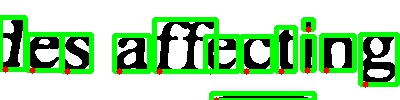
#> input picture BindingBox_latest2.jpg, 400 x 100 px, found by its file name
$ python -i adapt_thresh.py   (imports and definitions only)   (older library calls are emulated)
#> lines starting #> are read from the running program, lines starting #| are printed output that depends on the picture; after the words box and inside, x2 and y2 are one past the last pixel; in counts of white or black regions, pixels touching at a corner belong together
#!/usr/bin/env python3
# -*- coding: utf-8 -*-
"""
Created on Fri Dec 21 23:41:29 2018

@author: bharat
"""

import cv2
import os
import numpy as np
import matplotlib.pyplot as plt
#from pyimagesearch import imutils
import imutils
import csv

def sort_contours(cnts, method="left-to-right"):
	# initialize the reverse flag and sort index
	reverse = False
	i = 0

	# handle if we need to sort in reverse
	if method == "right-to-left" or method == "bottom-to-top":
		reverse = True

	# handle if we are sorting against the y-coordinate rather than
	# the x-coordinate of the bounding box
	if method == "top-to-bottom" or method == "bottom-to-top":
		i = 1

	# construct the list of bounding boxes and sort them from top to
	# bottom
	boundingBoxes = [cv2.boundingRect(c) for c in cnts]
	(cnts, boundingBoxes) = zip(*sorted(zip(cnts, boundingBoxes),
		key=lambda b:b[1][i], reverse=reverse))

	# return the list of sorted contours and bounding boxes
	return (cnts, boundingBoxes)
def adapt(image_path):
#> called with image_path = 'BindingBox_latest2.jpg'
    path = 'crop'
    path2 ='adapt'
    im_path = os.path.join(path,image_path)
    out_path = os.path.join(path2, image_path)
    img1 = cv2.imread(im_path)
#> img1 is the input picture: shape (100, 400, 3); mean B, G, R 166, 212.9, 167.7
    img2 = cv2.medianBlur(img1, 5)
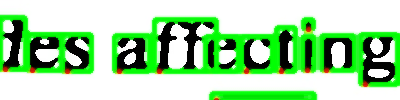
#> img2: shape (100, 400, 3); mean B, G, R 162.1, 216, 163.9
    img = cv2.cvtColor(img2, cv2.COLOR_BGR2GRAY)
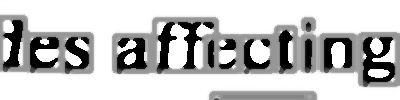
#> img: shape (100, 400); min 0, max 255, mean 194.3

    #ret,th1 = cv2.threshold(img,127,255,cv2.THRESH_BINARY)
    th2 = cv2.adaptiveThreshold(img,255,cv2.ADAPTIVE_THRESH_MEAN_C,cv2.THRESH_BINARY,75,10)
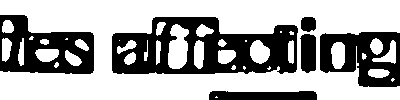
#> th2: shape (100, 400); 65.2% white; 6 black regions, box (x1, y1, x2, y2) and area: (112, 17, 298, 74) 6245, (0, 15, 94, 74) 3248, (320, 32, 400, 87) 2778, (209, 91, 317, 100) 886, (300, 34, 316, 73) 548, (301, 17, 316, 32) 195
    #th3 = cv2.adaptiveThreshold(img,255,cv2.ADAPTIVE_THRESH_GAUSSIAN_C,cv2.THRESH_BINARY,11,2)
    th4 = cv2.bitwise_not(th2)
#> th4: shape (100, 400); 34.8% white; 6 white regions

    cv2.imwrite(out_path,th4)
    #cv2.imwrite('adtm.jpg',th2)
    #cv2.imwrite('adtg.jpg',th3)
    #cv2.imwrite('otsu.jpg',th1)


    img3 =cv2.imread(out_path)
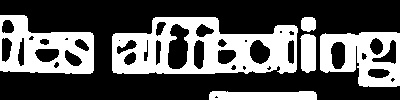
#> img3: shape (100, 400, 3); min 0, max 255, mean 88.6
    _,contours, hierarchy = cv2.findContours(th4,cv2.RETR_EXTERNAL,cv2.CHAIN_APPROX_SIMPLE)
#> contours = 6 contours; box (x1, y1, x2, y2) and area: (112, 17, 298, 74) 8370, (0, 15, 94, 74) 4138, (320, 32, 400, 87) 3530, (209, 91, 317, 100) 776, (300, 34, 316, 73) 500, (301, 17, 316, 32) 171

    contours = sorted(contours, key=cv2.contourArea, reverse=True)[:len(contours)]
    (contours, boundingBoxes) = sort_contours(contours, method=True)
#> in sort_contours, `boundingBoxes = [cv2.boundingRect(c) for c in cnts]`: boundingBoxes = [(112, 17, 186, 57), (0, 15, 94, 59), (320, 32, 80, 55), (209, 91, 108, 9), (300, 34, 16, 39), (301, 17, 15, 15)]
#> in sort_contours, `(cnts, boundingBoxes) = zip(*sorted(zip(cnts, boundingBoxes), key=lamb..`: cnts has the same summary as contours in adapt; boundingBoxes = ((0, 15, 94, 59), (112, 17, 186, 57), (209, 91, 108, 9), (300, 34, 16, 39), (301, 17, 15, 15), (320, 32, 80, 55))


    l = []

    for cnt in contours:
        x,y,w,h = cv2.boundingRect(cnt)
        #bound the images
        cv2.rectangle(img3,(x,y),(x+w,y+h),(255,0,255),3)
        cv2.circle(img3,(x+5,y+h),3,(255,255,0),-1)
        a =[y,x,w,h]
        b = [y+h,x]
        l.append(a)
#> this loop made 6 passes
#> (x, y, w, h, a, b) on passes 1 to 6: (0, 15, 94, 59, [15, 0, 94, 59], [74, 0]), (112, 17, 186, 57, [17, 112, 186, 57], [74, 112]), (209, 91, 108, 9, [91, 209, 108, 9], [100, 209]), (300, 34, 16, 39, [34, 300, 16, 39], [73, 300]), (301, 17, 15, 15, [17, 301, 15, 15], [32, 301]), (320, 32, 80, 55, [32, 320, 80, 55], [87, 320])
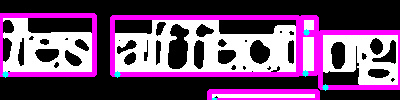
#> img3: shape (100, 400, 3); 15.98% of pixels changed, all inside (x1, y1, x2, y2) = (0, 13, 400, 100)
#> after the loop, l = [[15, 0, 94, 59], [17, 112, 186, 57], [91, 209, 108, 9], [34, 300, 16, 39], [17, 301, 15, 15], [32, 320, 80, 55]]

    l = sorted(l, key=lambda tup: (tup[0],tup[1]))
#> l = [[15, 0, 94, 59], [17, 112, 186, 57], [17, 301, 15, 15], [32, 320, 80, 55], [34, 300, 16, 39], [91, 209, 108, 9]]
    #j = 4
    #cv2.line(img3, l[j], l[j+1], (255, 255, 0), 5)
    #cv2.line(img3, l[j+1], l[j+2], (255, 255, 0), 5)

    i=0
    for cnt in contours:
        x,y,w,h = cv2.boundingRect(cnt)
        #following if statement is to ignore the noises and save the images which are of normal size(character)
        #In order to write more general code, than specifying the dimensions as 100,
        # number of characters should be divided by word dimension
        if w>100 and h>100:
            #save individual images
            cv2.imwrite(str(i)+".jpg",th4[y:y+h,x:x+w])
            i=i+1
#> this loop made 6 passes
#> after the loop, i = 0
    #cv2.namedWindow('BindingBox', cv2.WINDOW_NORMAL)

    img4 = cv2.bitwise_not(img3)
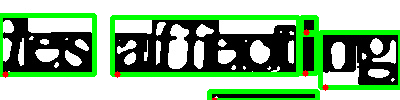
#> img4: shape (100, 400, 3); mean B, G, R 139.4, 179.2, 140.4
    cv2.imwrite('out2.jpg',img4)


# [9 lines of commented-out code are left out]


>>> result = adapt('BindingBox_latest2.jpg')

$ run again, on PAI.jpg
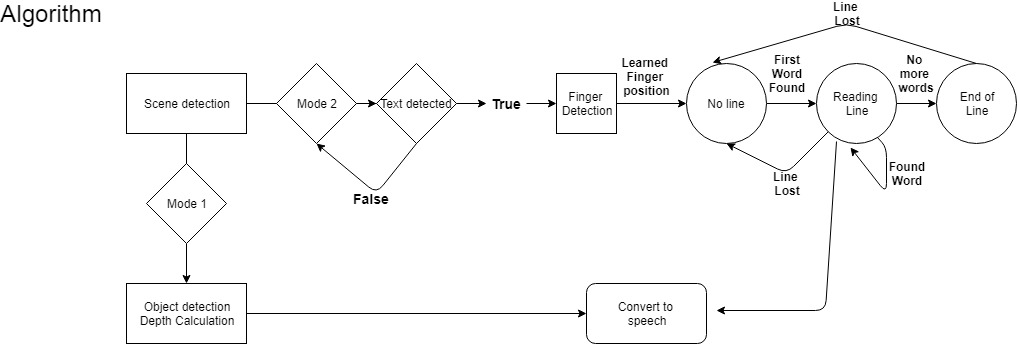
#> input picture PAI.jpg, 1017 x 344 px, found by its file name
#> in adapt, img1 is the input picture: shape (344, 1017, 3); min 0, max 255, mean 248.9
#> th2: shape (344, 1017); 97.9% white; 99 black regions (37 under 20 px), largest, box (x1, y1, x2, y2) and area: (0, 5, 101, 27) 899, (562, 107, 611, 115) 269, (408, 99, 453, 108) 266
#> th4: shape (344, 1017); 2.1% white; 99 white regions (37 under 20 px)
#> contours = 99 contours, 48 with area under 20; largest, box (x1, y1, x2, y2) and area: (0, 5, 101, 27) 832, (562, 107, 611, 115) 226, (408, 99, 453, 108) 216, (833, 92, 876, 102) 204, (184, 303, 229, 311) 172
#> in sort_contours, `boundingBoxes = [cv2.boundingRect(c) for c in cnts]`: boundingBoxes = 99 items, first 6: (0, 5, 101, 22), (562, 107, 49, 8), (408, 99, 45, 9), (833, 92, 43, 10), (184, 303, 45, 8), (625, 87, 43, 9)
#> in sort_contours, `(cnts, boundingBoxes) = zip(*sorted(zip(cnts, boundingBoxes), key=lamb..`: cnts has the same summary as contours in adapt; boundingBoxes = 99 items, first 6: (0, 5, 101, 22), (127, 342, 119, 2), (145, 100, 31, 8), (145, 304, 2, 2), (147, 319, 6, 5), (151, 303, 22, 8)
#> the loop in adapt, `for cnt in contours:` made 99 passes
#> (x, y, w, h, a, b) on passes 1, 2, 3, 5, 6, 10, 12, 13: (0, 5, 101, 22, [5, 0, 101, 22], [27, 0]), (127, 342, 119, 2, [342, 127, 119, 2], [344, 127]), (145, 100, 31, 8, [100, 145, 31, 8], [108, 145]), (147, 319, 6, 5, [319, 147, 6, 5], [324, 147]), (151, 303, 22, 8, [303, 151, 22, 8], [311, 151]), (167, 200, 28, 8, [200, 167, 28, 8], [208, 167]), (174, 303, 4, 6, [303, 174, 4, 6], [309, 174]), (183, 100, 25, 8, [100, 183, 25, 8], [108, 183])
#> after the loop in adapt, `for cnt in contours:`:
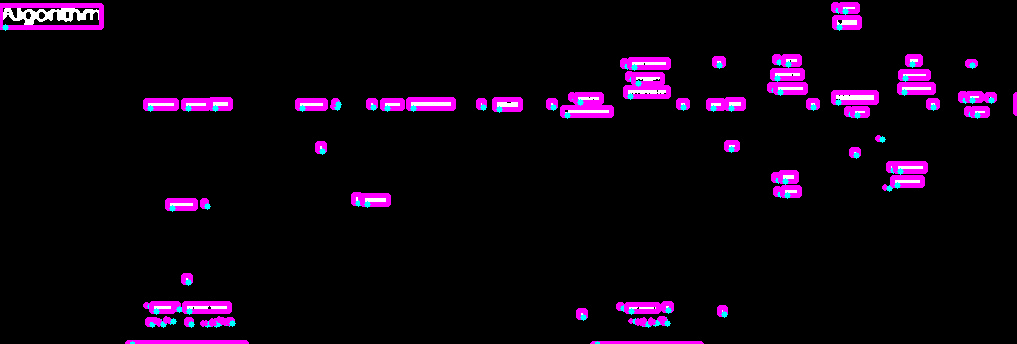
#> img3: shape (344, 1017, 3); mean B, G, R 15.9, 4, 14.3
#> after the loop in adapt, `for cnt in contours:`: l = 99 items, first 6: [5, 0, 101, 22], [342, 127, 119, 2], [100, 145, 31, 8], [304, 145, 2, 2], [319, 147, 6, 5], [303, 151, 22, 8]
#> in adapt, `l = sorted(l, key=lambda tup: (tup[0],tup[1]))`: l = 99 items, first 6: [4, 833, 4, 6], [4, 840, 17, 7], [5, 0, 101, 22], [17, 834, 25, 10], [56, 774, 5, 6], [56, 783, 16, 8]
#> the loop in adapt, `for cnt in contours:` made 99 passes
#> (x, y, w, h) on passes 1, 2, 3, 5, 6, 10, 12, 13: (0, 5, 101, 22), (127, 342, 119, 2), (145, 100, 31, 8), (147, 319, 6, 5), (151, 303, 22, 8), (167, 200, 28, 8), (174, 303, 4, 6), (183, 100, 25, 8)
#> after the loop in adapt, `for cnt in contours:`: i = 0
#> in adapt, `img4 = cv2.bitwise_not(img3)`:
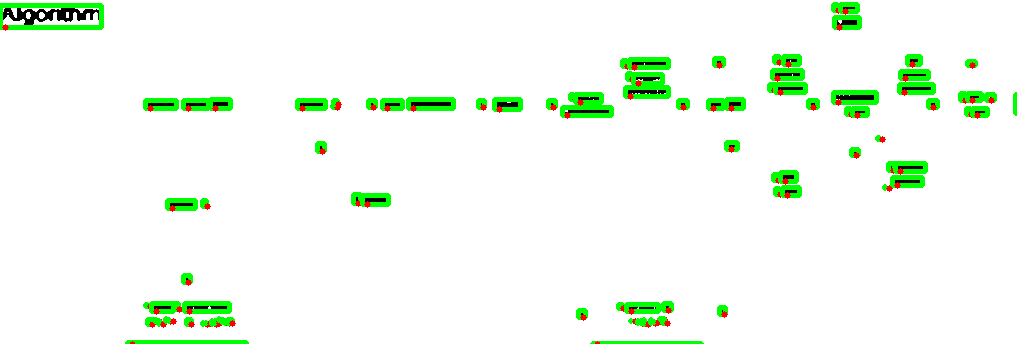
#> img4: shape (344, 1017, 3); mean B, G, R 239.1, 251, 240.7

$ run again, on PAI2.jpg
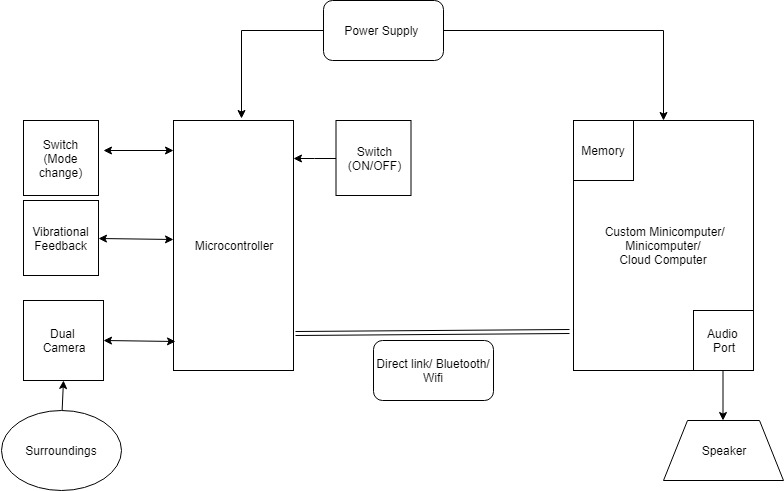
#> input picture PAI2.jpg, 784 x 491 px, found by its file name
#> in adapt, img1 is the input picture: shape (491, 784, 3); min 0, max 255, mean 249.1
#> th2: shape (491, 784); 98.3% white; 76 black regions (27 under 20 px), largest, box (x1, y1, x2, y2) and area: (28, 446, 95, 456) 372, (436, 359, 488, 368) 308, (34, 228, 89, 236) 307
#> th4: shape (491, 784); 1.7% white; 76 white regions (27 under 20 px)
#> contours = 76 contours, 31 with area under 20; largest, box (x1, y1, x2, y2) and area: (28, 446, 95, 456) 302, (436, 359, 488, 368) 248, (34, 228, 89, 236) 244, (213, 241, 272, 250) 238, (677, 228, 724, 237) 188
#> in sort_contours, `boundingBoxes = [cv2.boundingRect(c) for c in cnts]`: boundingBoxes = 76 items, first 6: (28, 446, 67, 10), (436, 359, 52, 9), (34, 228, 55, 8), (213, 241, 59, 9), (677, 228, 47, 9), (582, 147, 42, 8)
#> in sort_contours, `(cnts, boundingBoxes) = zip(*sorted(zip(cnts, boundingBoxes), key=lamb..`: cnts has the same summary as contours in adapt; boundingBoxes = 76 items, first 6: (27, 447, 4, 3), (28, 446, 67, 10), (34, 228, 55, 8), (36, 243, 3, 5), (41, 172, 1, 3), (43, 242, 35, 8)
#> the loop in adapt, `for cnt in contours:` made 76 passes
#> (x, y, w, h, a, b) on passes 1, 2, 3, 4, 6, 7, 8, 9: (27, 447, 4, 3, [447, 27, 4, 3], [450, 27]), (28, 446, 67, 10, [446, 28, 67, 10], [456, 28]), (34, 228, 55, 8, [228, 34, 55, 8], [236, 34]), (36, 243, 3, 5, [243, 36, 3, 5], [248, 36]), (43, 242, 35, 8, [242, 43, 35, 8], [250, 43]), (43, 345, 4, 5, [345, 43, 4, 5], [350, 43]), (44, 169, 32, 9, [169, 44, 32, 9], [178, 44]), (44, 141, 25, 8, [141, 44, 25, 8], [149, 44])
#> after the loop in adapt, `for cnt in contours:`:
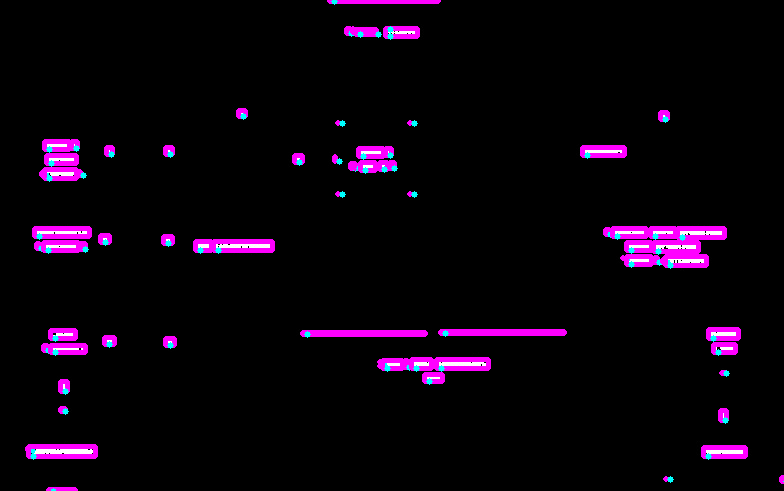
#> img3: shape (491, 784, 3); mean B, G, R 13.2, 3, 11.9
#> after the loop in adapt, `for cnt in contours:`: l = 76 items, first 6: [447, 27, 4, 3], [446, 28, 67, 10], [228, 34, 55, 8], [243, 36, 3, 5], [172, 41, 1, 3], [242, 43, 35, 8]
#> in adapt, `l = sorted(l, key=lambda tup: (tup[0],tup[1]))`: l = 76 items, first 6: [0, 329, 109, 1], [28, 346, 4, 5], [28, 352, 1, 4], [28, 385, 32, 8], [28, 385, 2, 1], [29, 355, 17, 5]
#> the loop in adapt, `for cnt in contours:` made 76 passes
#> (x, y, w, h) on passes 1, 2, 3, 4, 6, 7, 8, 9: (27, 447, 4, 3), (28, 446, 67, 10), (34, 228, 55, 8), (36, 243, 3, 5), (43, 242, 35, 8), (43, 345, 4, 5), (44, 169, 32, 9), (44, 141, 25, 8)
#> after the loop in adapt, `for cnt in contours:`: i = 0
#> in adapt, `img4 = cv2.bitwise_not(img3)`:
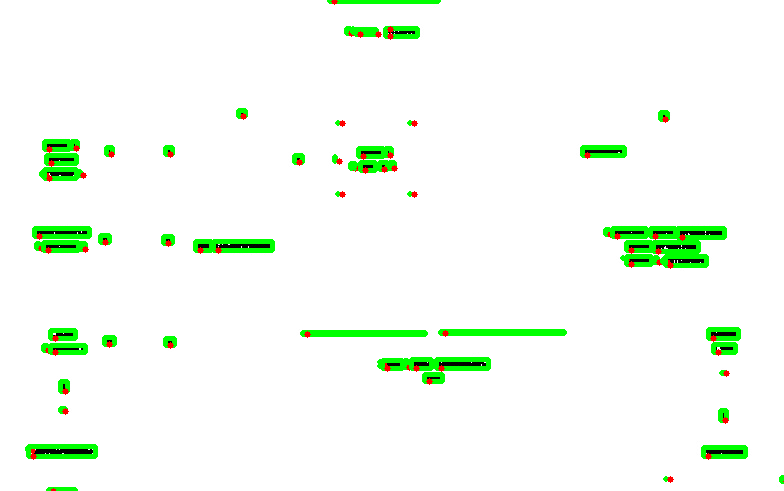
#> img4: shape (491, 784, 3); mean B, G, R 241.8, 252, 243.1
